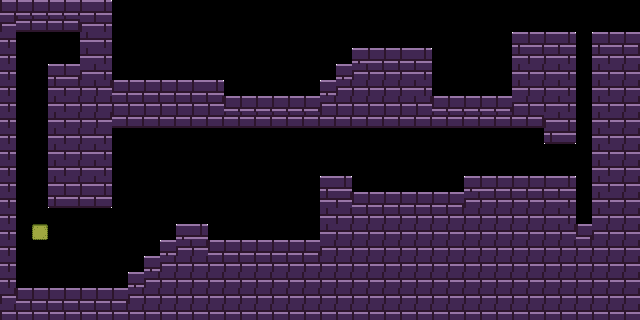

This game map was drawn from its Tiled (.tmx) file and the tilesets committed beside it. A one-line description and the trimmed map source follow:
An orthogonal 40x20 tile map with 16x16 px tiles, 1 tile layer (tiles) and 83 objects (29x decor, 10x bridge, 10x ladder, 8x spike, 8x disappearing, ...).

<map version="1.5" tiledversion="1.7.2" orientation="orthogonal" renderorder="right-down" width="40" height="20" tilewidth="16" tileheight="16" infinite="0" nextlayerid="3" nextobjectid="88">
 <tileset firstgid="1" source="forest.tsx" />
 <layer id="1" name="tiles" width="40" height="20">
  <data>[800 cells, 444 non-empty, 10 distinct tile ids]</data>
 </layer>
 <objectgroup id="2" name="objects">
  <object id="1" name="spike" gid="20" x="592" y="32" width="16" height="16" />
  <object id="2" name="spike" gid="20" x="608" y="32" width="16" height="16" />
  <object id="3" name="spike" gid="20" x="624" y="32" width="16" height="16" />
  <object id="4" name="spike" gid="20" x="224" y="96" width="16" height="16" />
  <object id="5" name="spike" gid="20" x="304" y="96" width="16" height="16" />
  <object id="6" name="spike" gid="20" x="432" y="96" width="16" height="16" />
  <object id="7" name="spike" gid="20" x="576" y="224" width="16" height="16" />
  <object id="8" name="spike" gid="20" x="112" y="288" width="16" height="16" />
  <object id="9" name="bridge" gid="26" x="16" y="208" width="16" height="16" />
  <object id="10" name="bridge" gid="26" x="32" y="208" width="16" height="16" />
  <object id="11" name="bridge" gid="26" x="16" y="176" width="16" height="16" />
  <object id="12" name="bridge" gid="26" x="32" y="176" width="16" height="16" />
  <object id="13" name="bridge" gid="26" x="16" y="144" width="16" height="16" />
  <object id="14" name="bridge" gid="26" x="32" y="144" width="16" height="16" />
  <object id="15" name="bridge" gid="26" x="16" y="112" width="16" height="16" />
  <object id="16" name="bridge" gid="26" x="32" y="112" width="16" height="16" />
  <object id="17" name="bridge" gid="26" x="16" y="96" width="16" height="16" />
  <object id="18" name="bridge" gid="26" x="32" y="96" width="16" height="16" />
  <object id="19" name="door" gid="16" x="64" y="64" width="16" height="16" />
  <object id="20" name="door" gid="8" x="64" y="48" width="16" height="16" />
  <object id="21" name="start" x="112" y="64" width="16" height="16" />
  <object id="22" name="topladder" gid="12" x="576" y="48" width="16" height="16" />
  <object id="23" name="ladder" gid="12" x="576" y="64" width="16" height="16" />
  <object id="24" name="ladder" gid="12" x="576" y="80" width="16" height="16" />
  <object id="25" name="ladder" gid="12" x="576" y="96" width="16" height="16" />
  <object id="26" name="ladder" gid="12" x="576" y="112" width="16" height="16" />
  <object id="27" name="ladder" gid="12" x="576" y="128" width="16" height="16" />
  <object id="28" name="ladder" gid="12" x="576" y="144" width="16" height="16" />
  <object id="29" name="ladder" gid="12" x="576" y="160" width="16" height="16" />
  <object id="30" name="ladder" gid="12" x="576" y="192" width="16" height="16" />
  <object id="31" name="ladder" gid="12" x="576" y="208" width="16" height="16" />
  <object id="35" name="sawber" x="240" y="224" width="16" height="16" />
  <object id="36" name="sawber" x="400" y="176" width="16" height="16" />
  <object id="38" name="sawber" x="272" y="224" width="16" height="16" />
  <object id="39" name="disappearing" gid="28" x="304" y="192" width="16" height="16">
   <properties>
    <property name="delay" value="105" />
   </properties>
  </object>
  <object id="40" name="disappearing" gid="28" x="288" y="192" width="16" height="16">
   <properties>
    <property name="delay" value="90" />
   </properties>
  </object>
  <object id="41" name="disappearing" gid="28" x="256" y="192" width="16" height="16">
   <properties>
    <property name="delay" value="60" />
   </properties>
  </object>
  <object id="42" name="disappearing" gid="28" x="272" y="192" width="16" height="16">
   <properties>
    <property name="delay" value="75" />
   </properties>
  </object>
  <object id="43" name="disappearing" gid="28" x="240" y="192" width="16" height="16">
   <properties>
    <property name="delay" value="45" />
   </properties>
  </object>
  <object id="44" name="disappearing" gid="28" x="224" y="192" width="16" height="16">
   <properties>
    <property name="delay" value="30" />
   </properties>
  </object>
  <object id="45" name="disappearing" gid="28" x="208" y="192" width="16" height="16">
   <properties>
    <property name="delay" value="15" />
   </properties>
  </object>
  <object id="46" name="disappearing" gid="28" x="192" y="192" width="16" height="16">
   <properties>
    <property name="delay" value="0" />
   </properties>
  </object>
  <object id="47" name="ladder" gid="12" x="576" y="176" width="16" height="16" />
  <object id="48" name="bouncer" gid="13" x="16" y="288" width="16" height="16" />
  <object id="49" name="bouncer" gid="13" x="496" y="96" width="16" height="16" />
  <object id="50" name="deebot" x="256" y="80" width="16" height="16" />
  <object id="51" name="deebot" x="464" y="80" width="16" height="16" />
  <object id="52" name="meebo" x="320" y="160" width="16" height="16" />
  <object id="53" name="meebo" x="496" y="160" width="16" height="16" />
  <object id="54" name="acorn" gid="14" x="208" y="80" width="16" height="16" />
  <object id="55" name="acorn" gid="14" x="368" y="48" width="16" height="16" />
  <object id="56" name="acorn" gid="14" x="400" y="160" width="16" height="16" />
  <object id="57" name="acorn" gid="14" x="192" y="224" width="16" height="16" />
  <object id="58" name="acorn" gid="14" x="16" y="48" width="16" height="16" />
  <object id="59" name="decor" gid="30" x="112" y="80" width="16" height="16" />
  <object id="60" name="decor" gid="30" x="128" y="80" width="16" height="16" />
  <object id="61" name="decor" gid="30" x="144" y="80" width="16" height="16" />
  <object id="62" name="decor" gid="30" x="160" y="80" width="16" height="16" />
  <object id="63" name="decor" gid="30" x="176" y="80" width="16" height="16" />
  <object id="64" name="decor" gid="30" x="192" y="80" width="16" height="16" />
  <object id="65" name="decor" gid="30" x="208" y="80" width="16" height="16" />
  <object id="66" name="decor" gid="30" x="240" y="96" width="16" height="16" />
  <object id="67" name="decor" gid="30" x="224" y="96" width="16" height="16" />
  <object id="68" name="decor" gid="30" x="256" y="96" width="16" height="16" />
  <object id="69" name="decor" gid="30" x="272" y="96" width="16" height="16" />
  <object id="70" name="decor" gid="30" x="288" y="96" width="16" height="16" />
  <object id="71" name="decor" gid="30" x="304" y="96" width="16" height="16" />
  <object id="72" name="decor" gid="30" x="320" y="80" width="16" height="16" />
  <object id="73" name="decor" gid="30" x="336" y="64" width="16" height="16" />
  <object id="74" name="decor" gid="30" x="352" y="48" width="16" height="16" />
  <object id="75" name="decor" gid="30" x="368" y="48" width="16" height="16" />
  <object id="76" name="decor" gid="30" x="384" y="48" width="16" height="16" />
  <object id="77" name="decor" gid="30" x="400" y="48" width="16" height="16" />
  <object id="78" name="decor" gid="30" x="416" y="48" width="16" height="16" />
  <object id="79" name="decor" gid="30" x="432" y="96" width="16" height="16" />
  <object id="80" name="decor" gid="30" x="448" y="96" width="16" height="16" />
  <object id="81" name="decor" gid="30" x="464" y="96" width="16" height="16" />
  <object id="82" name="decor" gid="30" x="480" y="96" width="16" height="16" />
  <object id="83" name="decor" gid="30" x="496" y="96" width="16" height="16" />
  <object id="84" name="decor" gid="30" x="512" y="32" width="16" height="16" />
  <object id="85" name="decor" gid="30" x="528" y="32" width="16" height="16" />
  <object id="86" name="decor" gid="30" x="560" y="32" width="16" height="16" />
  <object id="87" name="decor" gid="30" x="544" y="32" width="16" height="16" />
 </objectgroup>
</map>